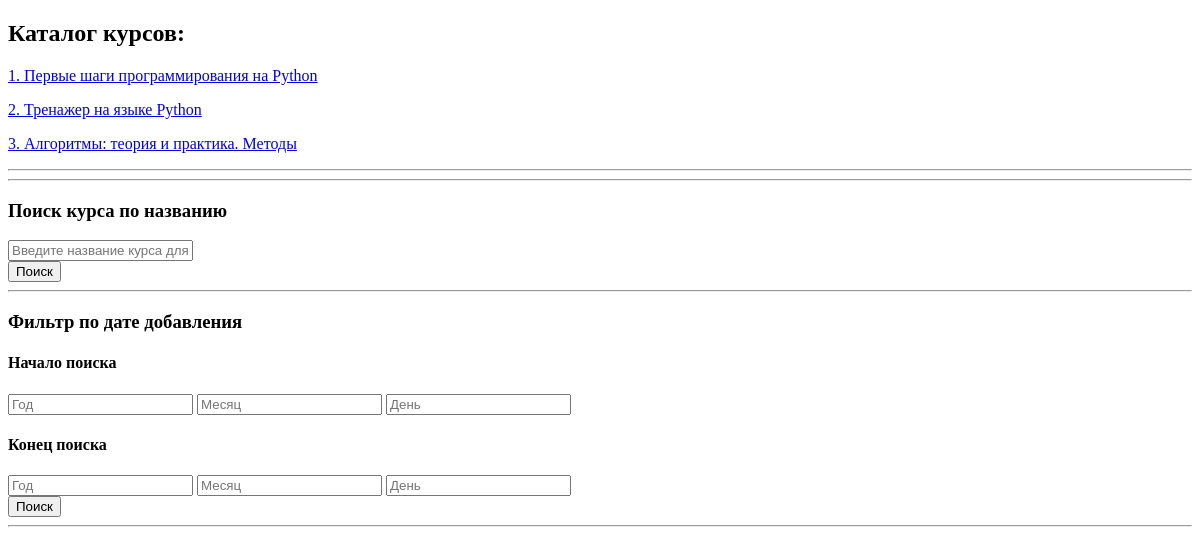
/articles/, run on an earlier commit of the app's database.
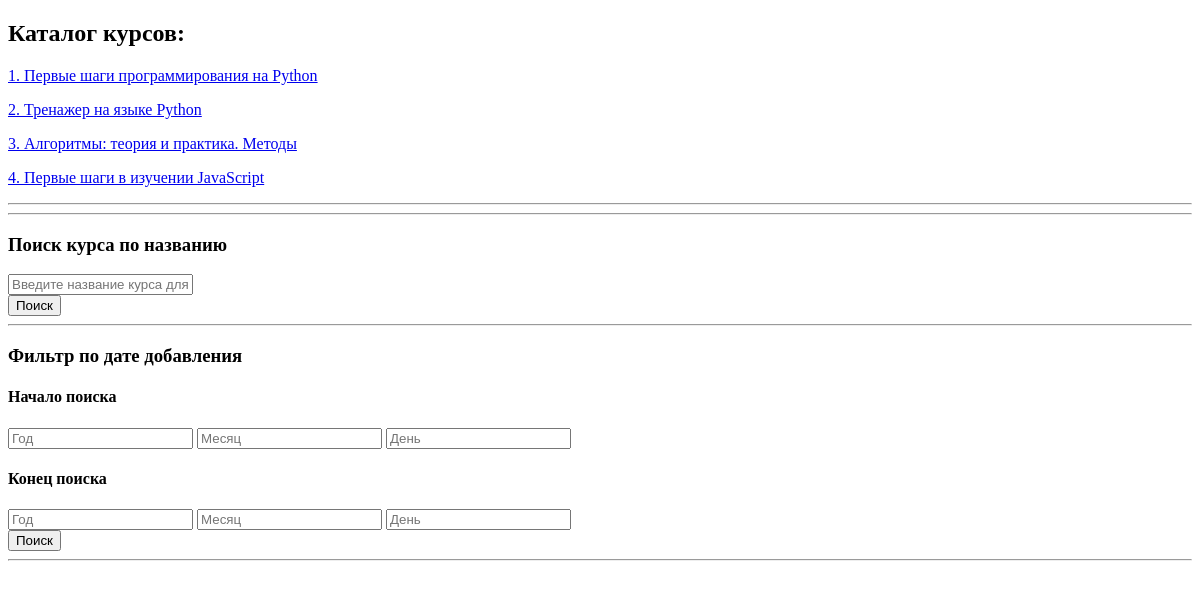
And on a later commit of the database.
### courses/apps/articles/models.py (models this page shows, shortened)
class Course(models.Model):
    course_title = models.CharField('Название курса:', max_length=250)
    course_text = models.TextField('Краткое описание курса:', max_length=500)
    pub_date = models.DateTimeField('Дата публикации курса:')
    def was_published_resently(self):
        return self.pub_date >= (timezone.now() - datetime.timedelta(days=3))
    class Meta:
        verbose_name = 'Курс'
        verbose_name_plural = 'Курсы'

### courses/apps/articles/views.py (the view)
# urls.py: path('', views.index, name='index'),
def index(request):
    latest_courses_list = Course.objects.order_by('pub_date')
    return render(request, 'articles/list.html', {'latest_courses_list': latest_courses_list})

### courses/templates/articles/list.html (shortened to what this page needs)
{% extends 'base.html' %}
{% block content %}
<h2>Каталог курсов:</h2>
    {% if latest_courses_list %}
        {% for a in latest_courses_list %}
            <p>
            <a href="{% url 'articles:detail' a.id %}">{{a.id}}. {{a.course_title}}</a>
            </p>
        {% endfor %}
    {% else %}
        Курсы не найдены
    {% endif %}
<hr>
<hr>
<h3>Поиск курса по названию</h3>
<form action="{% url 'articles:search_course' %}" method="get">
    <input type="text" required placeholder="Введите название курса для поиска" name="what_search"><br>
    <button type="submit">Поиск</button>
</form>
<hr>
<h3>Фильтр по дате добавления</h3>
<form action="{% url 'articles:date_filter' %}" method="get">
    <h4>Начало поиска</h4>
    <input type="text" required placeholder="Год" name="begin_year">
    <input type="text" required placeholder="Месяц" name="begin_month">
    <input type="text" required placeholder="День" name="begin_day"><br>
    <h4>Конец поиска</h4>
    <input type="text" required placeholder="Год" name="end_year">
    <input type="text" required placeholder="Месяц" name="end_month">
    <input type="text" required placeholder="День" name="end_day"><br>
    <button type="submit">Поиск</button>
</form>
<hr>
{% endblock%}

What changed in the data, as far as the page shows it:
added Course: id "4", course_title "Первые шаги в изучении JavaScript"
